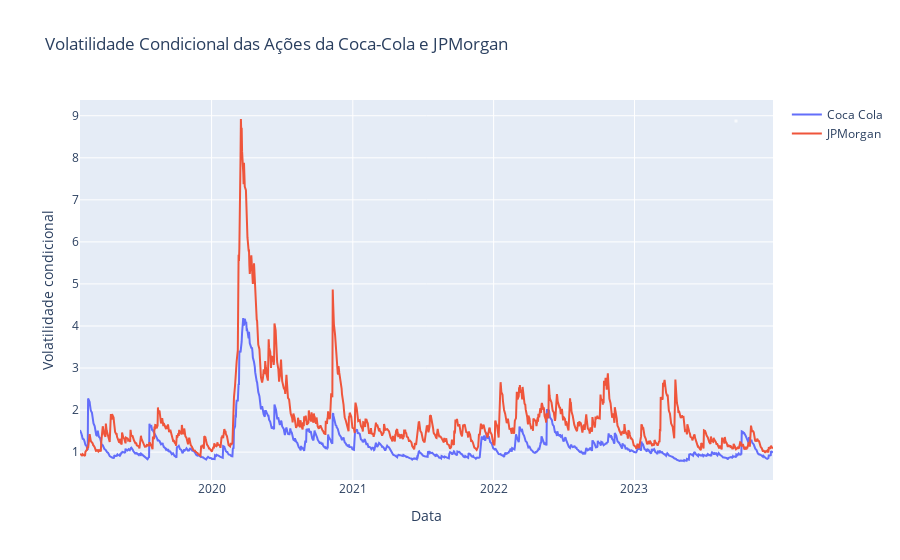

This figure's notebook cell:
### Code cell
plot_multiples_time_series_line_graphs([coca_cola_conditional_volatility, jpmorgan_conditional_volatility], "Volatilidade Condicional das Ações da Coca-Cola e JPMorgan", "Data", "Volatilidade condicional")

### Figure 1 — Plotly figure (JSON) as saved in the notebook; plotly's stock layout.template omitted (floating-point values rounded to 4 significant figures; data arrays with more than 128 entries replaced by an {"elided": "..."} marker saying what was removed)
{"data": [{"mode": "lines", "name": "Coca Cola", "type": "scatter", "x": {"elided": "1239 str values"}, "y": {"elided": "1239 float values"}}, {"mode": "lines", "name": "JPMorgan", "type": "scatter", "x": {"elided": "1239 str values"}, "y": {"elided": "1239 float values"}}], "layout": {"annotations": [{"align": "center", "bgcolor": "white", "font": {"color": "black", "size": 12}, "opacity": 0.7, "showarrow": false, "text": "", "x": 0.95, "xref": "paper", "y": 0.95, "yref": "paper"}], "title": {"text": "Volatilidade Condicional das Ações da Coca-Cola e JPMorgan"}, "xaxis": {"title": {"text": "Data"}}, "yaxis": {"title": {"text": "Volatilidade condicional"}}}}
